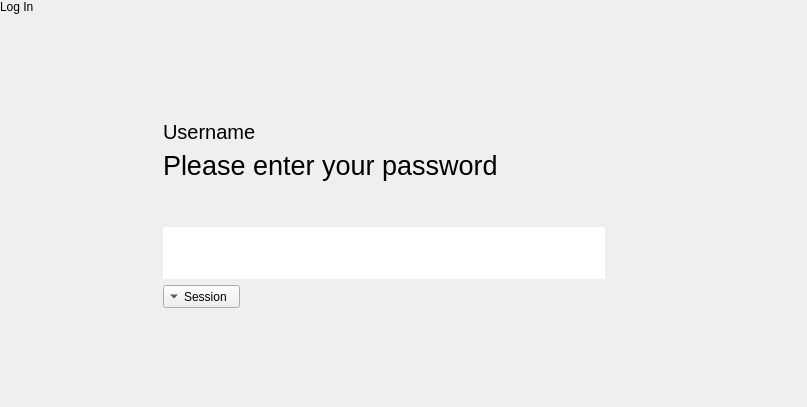
<?xml version="1.0" encoding="UTF-8"?>
<ui version="4.0">
 <class>PasswordPane</class>
 <widget class="QWidget" name="PasswordPane">
  <property name="geometry">
   <rect>
    <x>0</x>
    <y>0</y>
    <width>807</width>
    <height>407</height>
   </rect>
  </property>
  <property name="windowTitle">
   <string notr="true">Form</string>
  </property>
  <layout class="QGridLayout" name="gridLayout">
   <property name="leftMargin">
    <number>0</number>
   </property>
   <property name="topMargin">
    <number>0</number>
   </property>
   <property name="rightMargin">
    <number>0</number>
   </property>
   <property name="bottomMargin">
    <number>0</number>
   </property>
   <property name="horizontalSpacing">
    <number>0</number>
   </property>
   <item row="2" column="1">
    <widget class="QFrame" name="lockFrame">
     <property name="minimumSize">
      <size>
       <width>500</width>
       <height>0</height>
      </size>
     </property>
     <property name="autoFillBackground">
      <bool>false</bool>
     </property>
     <property name="frameShape">
      <enum>QFrame::NoFrame</enum>
     </property>
     <property name="frameShadow">
      <enum>QFrame::Plain</enum>
     </property>
     <property name="lineWidth">
      <number>0</number>
     </property>
     <layout class="QVBoxLayout" name="verticalLayout_2">
      <item>
       <widget class="QLabel" name="usernameLabel">
        <property name="font">
         <font>
          <pointsize>15</pointsize>
         </font>
        </property>
        <property name="text">
         <string notr="true">Username</string>
        </property>
        <property name="buddy">
         <cstring></cstring>
        </property>
       </widget>
      </item>
      <item>
       <widget class="QLabel" name="promptLabel">
        <property name="font">
         <font>
          <pointsize>20</pointsize>
         </font>
        </property>
        <property name="text">
         <string notr="true">Please enter your password</string>
        </property>
       </widget>
      </item>
      <item>
       <spacer name="verticalSpacer_7">
        <property name="orientation">
         <enum>Qt::Vertical</enum>
        </property>
        <property name="sizeType">
         <enum>QSizePolicy::Fixed</enum>
        </property>
        <property name="sizeHint" stdset="0">
         <size>
          <width>20</width>
          <height>40</height>
         </size>
        </property>
       </spacer>
      </item>
      <item>
       <layout class="QVBoxLayout" name="verticalLayout_14">
        <property name="spacing">
         <number>0</number>
        </property>
        <item>
         <layout class="QHBoxLayout" name="horizontalLayout_8">
          <property name="bottomMargin">
           <number>0</number>
          </property>
          <item>
           <widget class="QLineEdit" name="password">
            <property name="font">
             <font>
              <pointsize>30</pointsize>
             </font>
            </property>
            <property name="frame">
             <bool>false</bool>
            </property>
            <property name="echoMode">
             <enum>QLineEdit::Password</enum>
            </property>
            <property name="alignment">
             <set>Qt::AlignCenter</set>
            </property>
            <property name="clearButtonEnabled">
             <bool>false</bool>
            </property>
           </widget>
          </item>
          <item>
           <widget class="QPushButton" name="unlockButton">
            <property name="sizePolicy">
             <sizepolicy hsizetype="Preferred" vsizetype="Preferred">
              <horstretch>0</horstretch>
              <verstretch>0</verstretch>
             </sizepolicy>
            </property>
            <property name="text">
             <string/>
            </property>
            <property name="icon">
             <iconset theme="go-next">
              <normaloff>../tsscreenlock/screenlock</normaloff>../tsscreenlock/screenlock</iconset>
            </property>
            <property name="default">
             <bool>false</bool>
            </property>
            <property name="flat">
             <bool>true</bool>
            </property>
           </widget>
          </item>
         </layout>
        </item>
        <item>
         <layout class="QHBoxLayout" name="horizontalLayout">
          <property name="topMargin">
           <number>6</number>
          </property>
          <item>
           <widget class="QToolButton" name="sessionSelect">
            <property name="text">
             <string notr="true">Session</string>
            </property>
            <property name="popupMode">
             <enum>QToolButton::InstantPopup</enum>
            </property>
            <property name="toolButtonStyle">
             <enum>Qt::ToolButtonTextBesideIcon</enum>
            </property>
            <property name="arrowType">
             <enum>Qt::DownArrow</enum>
            </property>
           </widget>
          </item>
          <item>
           <spacer name="horizontalSpacer_5">
            <property name="orientation">
             <enum>Qt::Horizontal</enum>
            </property>
            <property name="sizeHint" stdset="0">
             <size>
              <width>40</width>
              <height>20</height>
             </size>
            </property>
           </spacer>
          </item>
         </layout>
        </item>
       </layout>
      </item>
     </layout>
    </widget>
   </item>
   <item row="1" column="1">
    <spacer name="verticalSpacer_2">
     <property name="orientation">
      <enum>Qt::Vertical</enum>
     </property>
     <property name="sizeHint" stdset="0">
      <size>
       <width>20</width>
       <height>72</height>
      </size>
     </property>
    </spacer>
   </item>
   <item row="3" column="1">
    <spacer name="verticalSpacer">
     <property name="orientation">
      <enum>Qt::Vertical</enum>
     </property>
     <property name="sizeHint" stdset="0">
      <size>
       <width>20</width>
       <height>72</height>
      </size>
     </property>
    </spacer>
   </item>
   <item row="2" column="2">
    <spacer name="horizontalSpacer_2">
     <property name="orientation">
      <enum>Qt::Horizontal</enum>
     </property>
     <property name="sizeHint" stdset="0">
      <size>
       <width>150</width>
       <height>20</height>
      </size>
     </property>
    </spacer>
   </item>
   <item row="2" column="0">
    <spacer name="horizontalSpacer">
     <property name="orientation">
      <enum>Qt::Horizontal</enum>
     </property>
     <property name="sizeHint" stdset="0">
      <size>
       <width>151</width>
       <height>20</height>
      </size>
     </property>
    </spacer>
   </item>
   <item row="0" column="0" colspan="3">
    <widget class="tTitleLabel" name="titleLabel">
     <property name="text">
      <string>Log In</string>
     </property>
    </widget>
   </item>
  </layout>
 </widget>
 <customwidgets>
  <customwidget>
   <class>tTitleLabel</class>
   <extends>QLabel</extends>
   <header location="global">ttitlelabel.h</header>
   <slots>
    <signal>backButtonClicked()</signal>
   </slots>
  </customwidget>
 </customwidgets>
 <resources/>
 <connections>
  <connection>
   <sender>password</sender>
   <signal>returnPressed()</signal>
   <receiver>unlockButton</receiver>
   <slot>click()</slot>
   <hints>
    <hint type="sourcelabel">
     <x>498</x>
     <y>259</y>
    </hint>
    <hint type="destinationlabel">
     <x>644</x>
     <y>255</y>
    </hint>
   </hints>
  </connection>
 </connections>
</ui>
